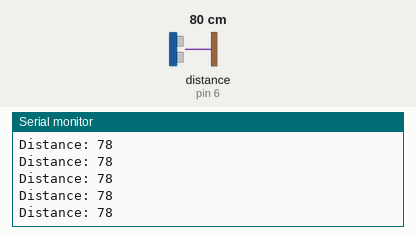
This sketch was run on a simulated Arduino Uno, built with avr-gcc and run on an emulated ATmega328P. On the bench: the last lines printed to the serial monitor. Wiring (inferred from the names in the program): ultrasonic range finder: trigger pin 5; echo pin 6. The test bench sets the inputs (shaded band); at power-on: distance to the obstacle (sensor on pin 6) 80 cm. The echo pulse lasts 58.3 µs per cm.

Above: at 1.2 s.
1.3 s: distance to the obstacle (sensor on pin 6) set to 2 cm
At 1.9 s:
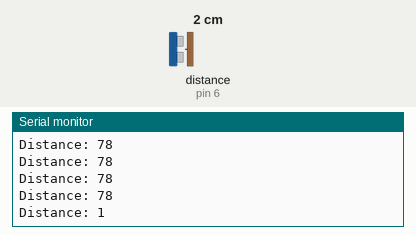
2.8 s: distance to the obstacle (sensor on pin 6) set to 4 cm
At 3.7 s:
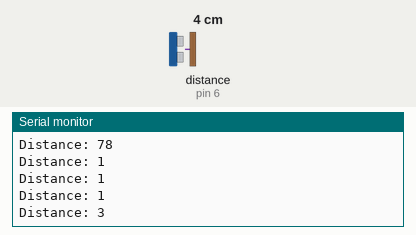
Timing chart, 0 to 5.8 s (numbered marks = the images above; inputs shaded):
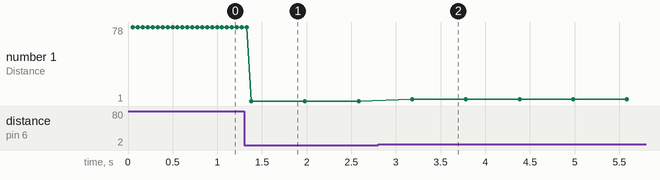

Measured:
- after the input at 1.3 s, the serial monitor: prints a new line after 0.08 s (image 1)
- after the input at 2.8 s, the serial monitor: prints a new line after 0.38 s (image 2)
- plotted number 1: 78 → 1 after the input at 1.3 s, 1 → 3 after the input at 2.8 s

The sketch:

firealarm.ino
```cpp
int trigPin =5;
int echoPin = 6;
long duration;
int distance;


void setup(){
  pinMode(trigPin,OUTPUT);
  pinMode(echoPin,INPUT);
  Serial.begin(9600);
  pinMode(5,OUTPUT);

}

void loop() {
 digitalWrite(trigPin, LOW);
 delayMicroseconds(2);
 digitalWrite(trigPin, HIGH);
 delayMicroseconds(10);
 digitalWrite(trigPin,LOW);
 duration = pulseIn(echoPin,HIGH);
 distance = duration * 0.034 / 2;
 delay(50);
 Serial.print("Distance: ");
 Serial.println(distance);

  if(distance<20){
  digitalWrite(5, HIGH);
    delay(200);
     digitalWrite(5, LOW);
    delay(150);
     digitalWrite(5, HIGH);
    delay(100);
     digitalWrite(5, LOW);
    delay(100);

 }
  else if (distance>20) {
   digitalWrite(5,HIGH);
 }
  else {
   digitalWrite(5,LOW);
  }

}
```
